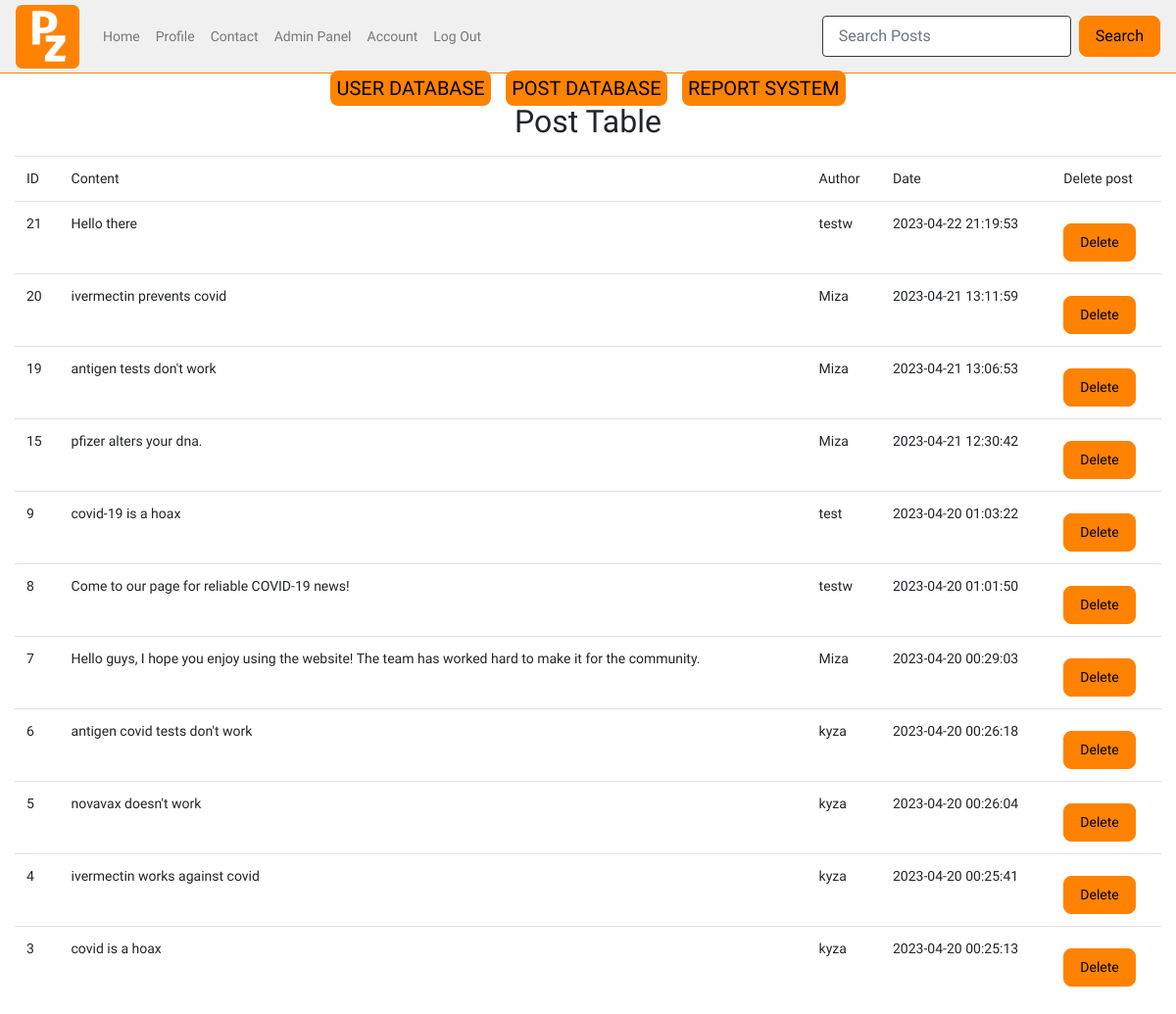
Screenshot of /admin/posts (signed in) with the database file from the repository.
### tables this page shows
CREATE TABLE posts (
  ID INTEGER PRIMARY KEY AUTOINCREMENT,
  content TEXT NOT NULL,
  by_user TEXT NOT NULL,
  created_at TIMESTAMP DEFAULT CURRENT_TIMESTAMP,
  flag_covid TEXT,
  blacklisted TEXT,
  flag_vaccine TEXT,
  flag_tests TEXT,
  flag_cures TEXT,
  reported TEXT,
  report_message TEXT
, whitelisted text);

### app.py (the view)
@app.route("/admin/posts")
def admin_posts():
    user=query_db('SELECT * FROM users WHERE username = ?', [session['username']], True)
    if not user['user_type'] == "admin":
        return redirect(url_for('home'))
    post_table=query_db('SELECT * FROM posts ORDER BY created_at DESC')
    return render_template("post_database.html", post_table = post_table, user = user)

### app.py (called while the page is built)
def query_db(query, args=(), one=False):
    con = g._database = sqlite3.connect(DATABASE)
    con.row_factory = sqlite3.Row
    cur = con.execute(query, args)
    rv = cur.fetchall()
    cur.close()
    return (rv[0] if rv else None) if one else rv

### templates/post_database.html (shortened to what this page needs)
{% include "admin.html" %}
<center><h2>Post Table</h2></center>
<div class="container-fluid col database">
    <table class="table">
        <tr>
            <td>ID</td>
            <td>Content</td>
            <td>Author</td>
            <td>Date</td>
            <td>Delete post</td>
        </tr>
        <tr>
            {% for post in post_table %}
            <td>{{post.ID}}</td>
            <td>{{post.content}}</td>
            <td>{{post.by_user}}</td>
            <td>{{post.created_at}}</td>
            <td><form action="{{ url_for('delete_post') }}" method="POST">
            <button type="submit">Delete</button>
            </form></tr>
            {% endfor %}
        </table>
    </div>

### static/css/style.css (style rules this page uses)
body { font-family: 'Open Sans', sans-serif; font-weight: 400px; font-size: 14px; }
.table { margin-left: auto; margin-right: auto; }
button[type=submit] { background-color: #ff8300; border: 1px solid #ff8300; width: auto; height: auto; padding: 8px 16px; border-radius: 8px; margin-top: 10px; color: black; }
.database { padding-top: 8px; }

### rows the page displays
posts: ID "21", content "Hello there", by_user "testw", created_at "2023-04-22 21:19:53"
posts: ID "20", content "ivermectin prevents covid", by_user "Miza", created_at "2023-04-21 13:11:59"
posts: ID "19", content "antigen tests don't work", by_user "Miza", created_at "2023-04-21 13:06:53"
posts: ID "15", content "pfizer alters your dna.", by_user "Miza", created_at "2023-04-21 12:30:42"
posts: ID "9", content "covid-19 is a hoax", by_user "test", created_at "2023-04-20 01:03:22"
posts: ID "8", content "Come to our page for reliable COVID-19 news!", by_user "testw", created_at "2023-04-20 01:01:50"
posts: ID "7", content "Hello guys, I hope you enjoy using the website! The team has worked hard to make it for the community.", by_user "Miza", created_at "2023-04-20 00:29:03"
posts: ID "6", content "antigen covid tests don't work", by_user "kyza", created_at "2023-04-20 00:26:18"
posts: ID "5", content "novavax doesn't work", by_user "kyza", created_at "2023-04-20 00:26:04"
posts: ID "4", content "ivermectin works against covid", by_user "kyza", created_at "2023-04-20 00:25:41"
posts: ID "3", content "covid is a hoax", by_user "kyza", created_at "2023-04-20 00:25:13"
